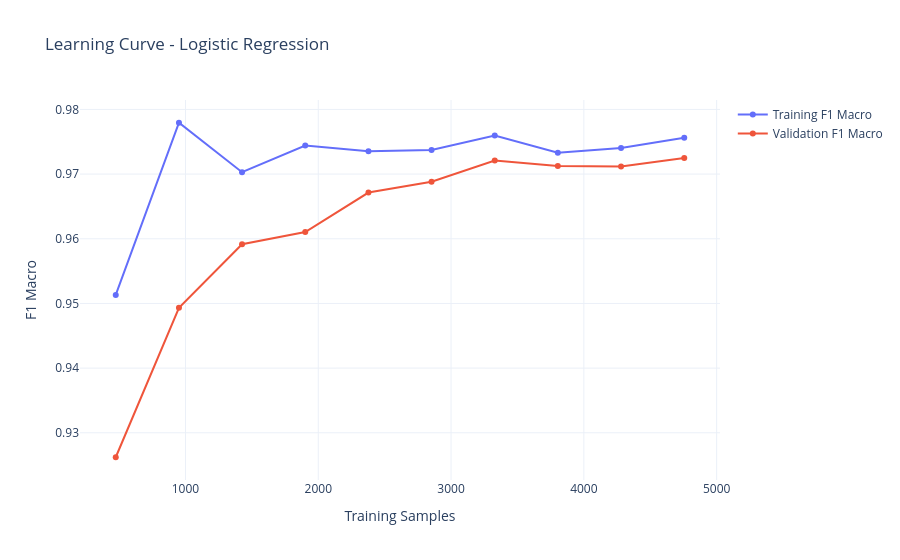

Write notebook code for a chart like this one.
### Code cell
fig = go.Figure()

fig.add_trace(
    go.Scatter(
        x=train_sizes,
        y=train_mean,
        mode="lines+markers",
        name="Training F1 Macro"
    )
)

fig.add_trace(
    go.Scatter(
        x=train_sizes,
        y=val_mean,
        mode="lines+markers",
        name="Validation F1 Macro"
    )
)

fig.update_layout(
    title="Learning Curve - Logistic Regression",
    xaxis_title="Training Samples",
    yaxis_title="F1 Macro",
    template="plotly_white"
)

fig.show()

### Figure 1 — Plotly figure (JSON) as saved in the notebook; plotly's stock layout.template omitted (floating-point values rounded to 4 significant figures)
{"data": [{"mode": "lines+markers", "name": "Training F1 Macro", "type": "scatter", "x": [475, 951, 1426, 1902, 2378, 2853, 3329, 3804, 4280, 4756], "y": [0.9513, 0.9779, 0.9703, 0.9744, 0.9735, 0.9737, 0.9759, 0.9733, 0.974, 0.9756]}, {"mode": "lines+markers", "name": "Validation F1 Macro", "type": "scatter", "x": [475, 951, 1426, 1902, 2378, 2853, 3329, 3804, 4280, 4756], "y": [0.9262, 0.9493, 0.9592, 0.961, 0.9671, 0.9688, 0.9721, 0.9713, 0.9712, 0.9725]}], "layout": {"title": {"text": "Learning Curve - Logistic Regression"}, "xaxis": {"title": {"text": "Training Samples"}}, "yaxis": {"title": {"text": "F1 Macro"}}}}
